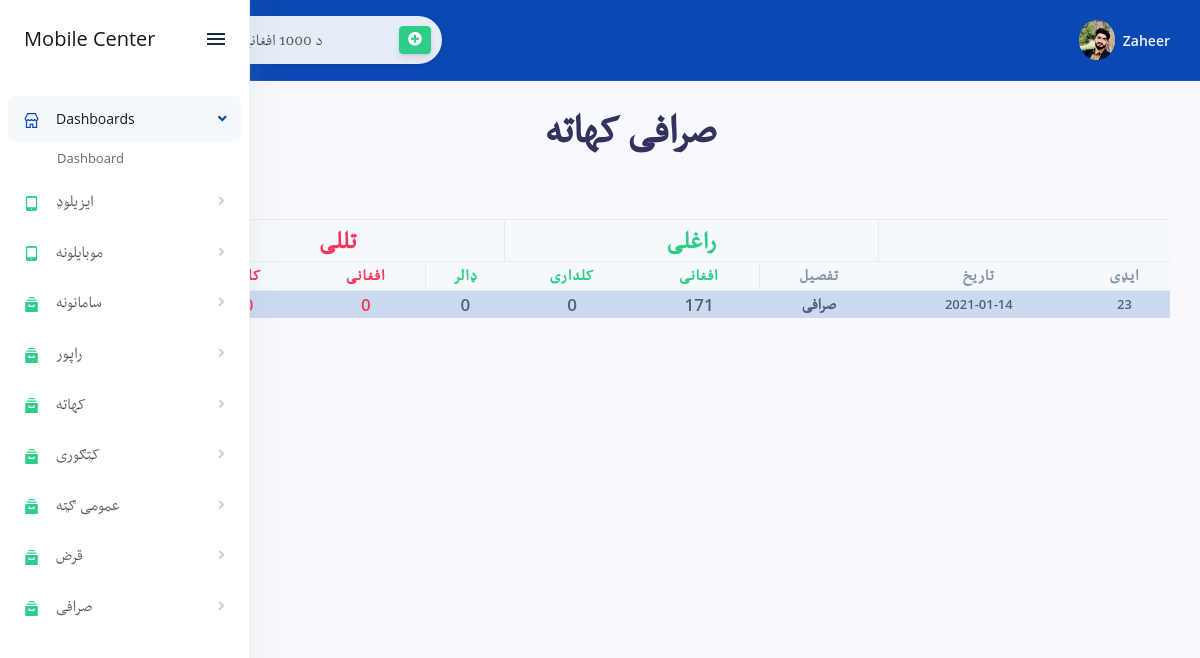
The app's page /exchange.php (signed in) with its own data.
### tables this page shows
CREATE TABLE `income` (
  `income_id` int(11) NOT NULL,
  `income_date` date NOT NULL,
  `income_category` varchar(255) DEFAULT NULL,
  `income_des` varchar(255) DEFAULT NULL,
  `Iprice_af` double DEFAULT NULL,
  `Iprice_rs` double DEFAULT NULL,
  `Iprice_dollar` double DEFAULT NULL,
  `Oprice_af` double DEFAULT NULL,
  `Oprice_rs` double DEFAULT NULL,
  `Oprice_dollar` double DEFAULT NULL
);

### exchange.php (the view, shortened to what this page needs)
<?php include "config/connectoin.php"?>
<?php include "includes/header.php";?>
<?php include "includes/sidenav.php";?>
		<div class="main-content" id="panel">
			<?php include "includes/topnav.php";?>
	<div class="container-fluid mt-3">
    <h1 class="display-2 pashtofont text-center"> صرافی کهاته</h1>
		<div class="row">
            <div class="col-xl-12" dir="rtl">
 <div class="table-responsive mt-5">
              <table class="table align-items-center table-flush table-condensed table-bordered table-striped table-primary" id="">
                <thead class="thead-light">
<tr class="text-center pashtofont text-success">
<th></th>
<th></th>
<th colspan="3" style="font-size:26px;" class="text-success border-left border-right">راغلی</th>
<th colspan="3" style="font-size:26px;" class="text-danger border-left">تللی</th>
</tr>
<tr class="pashtofont text-center">
<th style="font-size:17px;">ایډی</th>
<th style="font-size:17px;">تاریخ</th>
<th style="font-size:17px">تفصیل</th>
<th style="font-size:17px" class="text-success border-right">افغانی</th>
<th style="font-size:17px" class="text-success">کلداری</th>
<th style="font-size:17px" class="text-success border-left">ډالر</th>
<th style="font-size:17px" class="text-danger">افغانی</th>
<th style="font-size:17px" class="text-danger">کلداری</th>
<th style="font-size:17px" class="text-danger border-left">ډالر</th>
</tr>
</thead>
<tbody class="list">
<?php
$query = "SELECT * FROM income WHERE income_category = 'صرافی' ORDER BY income_id DESC";
$displayIncome = mysqli_query($connection, $query);
while ($rows = mysqli_fetch_assoc($displayIncome)) {
    $incomeID = $rows['income_id'];
    $incomeDate = $rows['income_date'];
    $incomeDes = $rows['income_des'];
    $incomeIAF = $rows['Iprice_af'];
    $incomeIRS = $rows['Iprice_rs'];
    $incomeIDollor = $rows['Iprice_dollar'];
    $incomeOAF = $rows['Oprice_af'];
    $incomeORS = $rows['Oprice_rs'];
    $incomeODollor = $rows['Oprice_dollar'];
    ?>
         <tr style="" class='text-center font-weight-600 '>
         <td><?=$incomeID?></td>
        <td><?=$incomeDate?></td>
            <td class="pashtofont" style="font-size:17px"><?=$incomeDes?></td>
		<td style="font-size:17px"><?=$incomeIAF?></td>
<td style="font-size:17px"><?=$incomeIRS?></td>
<td style="font-size:17px"><?=$incomeIDollor?></td>
<td class="text-danger " style="font-size:17px"><?=$incomeOAF?></td>
<td class="text-danger " style="font-size:17px"><?=$incomeORS?></td>
<td class="text-danger " style="font-size:17px"><?=$incomeODollor?></td>
        </tr>
<?php }?>
        </tbody>
    </table>
</div>
				</div>
</div>
</div>
</div>
				<?php include "includes/footer.php";?>

### css/mystyle.css (style rules this page uses)
.pashtofont { font-family: 'MyPashtoFont'; }

### includes/header.php (style rules this page uses)
body { overflow-x:hidden; }

### records on screen
income: income_id "23", income_date "2021-01-14", income_des "صرافی", Iprice_af "171", Iprice_rs "0", Iprice_dollar "0", Oprice_af "0"

### other values on screen
$_SESSION['username'] "Zaheer"
